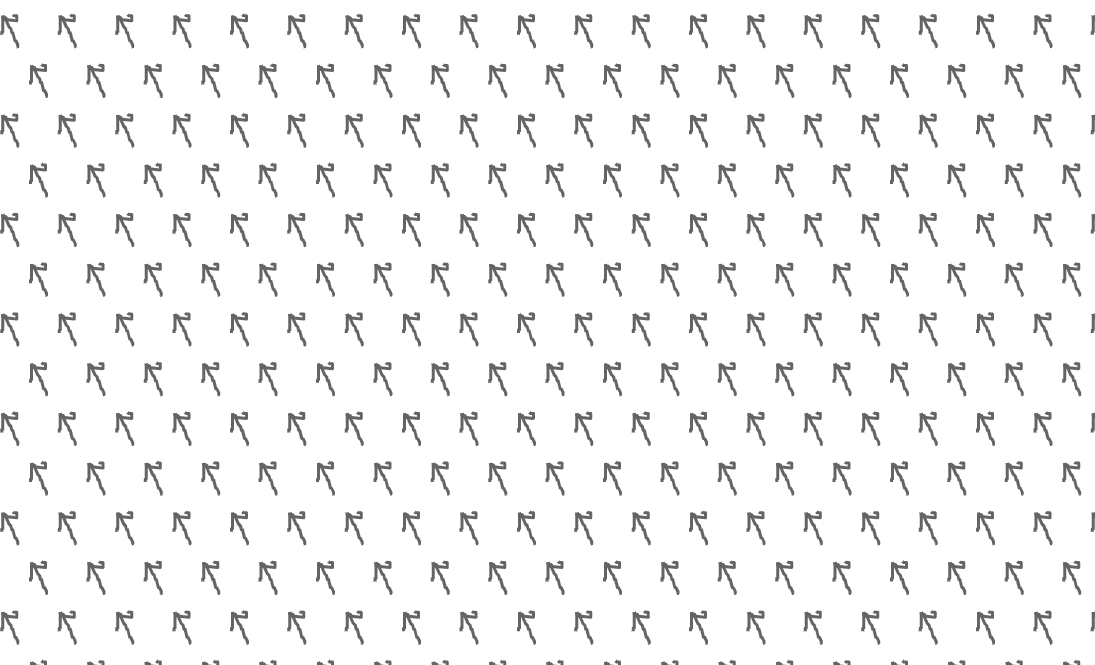
#> input picture studentDemos/images/C1 curly arrow.png, 1095 x 665 px; its folder holds only this picture in this run
$ jupyter execute numpy_fun_dale_edit.ipynb   (shell and % lines are left out)
#> lines starting #> are read from the running program, lines starting #| are printed output that depends on the picture
[cell 1]
import numpy as np
from PIL import Image
import glob

[cell 2]
from ripser import ripser
from persim import plot_diagrams

import matplotlib.pyplot as plt

[cell 3]
img_names = glob.glob('images/*.png')

[cell 4]
img = Image.open(img_names[0])
#> img is the input picture: PIL image 1095x665 RGBA; mean R, G, B, A 243.1, 243.1, 243.1, 255
#img.show()

The function below takes snapshots of the plane that are translations apart. It takes an image (Image), the lens size (int), and the translation vector (tuple) that shifts the plane in the direction of the vector. The function returns a vector of images.

[cell 5]
def translation_snapshot(img, lens_sz, a):
    (x,y)=a
    x=-x #since x and y will shift the crop and not the plane, need to make sure it is going in right direction
    (length, height) = img.size
    (lens_length, lens_height) = lens_sz
    lens_corner_x=length/2.0 - lens_length/2.0 +x
    lens_corner_y=height/2.0 - lens_height/2.0 +y
    ret_img = img.crop((lens_corner_x,lens_corner_y, lens_corner_x+lens_length, lens_corner_y+lens_height))

    #make sure didn't fall off of the image
    (ret_length, ret_height) = ret_img.size
    if (lens_corner_x<0 or lens_corner_y<0 or lens_corner_x+lens_length>length or lens_corner_y+lens_height>height):
        print("lense went off image!")
        return False
    return ret_img

# returns a lense that is a percentage of a certain "bound" -- by default, this is half the image size, and the lense
# is one eighth of the bounding rectangle. Bound should be consistent across interval and lense generation.
# note that the lense can be a rectangle, used to have to be square. Also bound is currently centered around the middle
# of the image as a consequence of the translation_snapshot function, this should propably be changed.
def lense_sizer(img, bound =.5, lense_percentage=.125):
    (length, height) = img.size
    length = length * bound * lense_percentage
    height = height * bound * lense_percentage
    return (length, height)

# creates x and y intervals for the lense to travel across; these intervals are adjacent with no overlap and stay within
# the bounding rectangle. We may want to have overlap or gaps between the intervals if it makes better data.
def interval_sizer(img, lense_size, bound = .5):
    (length, height) = img.size
    (lense_length, lense_height) = lense_size

    intervalx = np.arange(bound * length * -0.5, bound * length * 0.5  ,lense_length)
    intervaly = np.arange(bound * height * -0.5, bound * height * 0.5  ,lense_height)

    return (intervalx, intervaly)

[cell 6]
image_list = []
lens_sz = lense_sizer(img, .70, .25)
#> lens_sz = (191.6, 116.4)
# note that linspace creates 10 even intervals, while arange creates intervals of distance 10 (given 10 as last arg)
degrees = np.arange(0, 360, 10)
(intervalx, intervaly) = interval_sizer(img, lens_sz, .75)
#> in interval_sizer, `(lense_length, lense_height) = lense_size`: lense_length = 191.6; lense_height = 116.4
#> intervalx = [-410.6, -219, -27.38, 164.2, 355.9]; intervaly = [-249.4, -133, -16.62, 99.75, 216.1]
for d in degrees:
    rot = img.rotate(d)
    for x in intervalx:
        for y in intervaly:
            image_list.append(translation_snapshot(rot, lens_sz, (x,y)))
#> this loop made 36 passes
#> pass 1, in translation_snapshot, `ret_img = img.crop((lens_corner_x,lens_corner_y, lens_corner_x+lens_le..`:
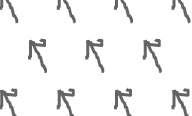
#> ret_img: PIL image 192x116 RGBA; mean R, G, B, A 241.7, 241.7, 241.7, 255
#> pass 1, in translation_snapshot (call 2), `ret_img = img.crop((lens_corner_x,lens_corner_y, lens_corner_x+lens_le..`:
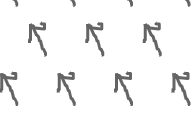
#> ret_img: PIL image 192x117 RGBA; mean R, G, B, A 243.7, 243.7, 243.7, 255
#> pass 1, in translation_snapshot (call 3), `ret_img = img.crop((lens_corner_x,lens_corner_y, lens_corner_x+lens_le..`:
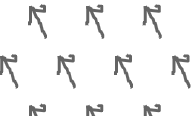
#> ret_img: PIL image 192x116 RGBA; mean R, G, B, A 241.8, 241.8, 241.8, 255
#> pass 1, in translation_snapshot (call 4), `ret_img = img.crop((lens_corner_x,lens_corner_y, lens_corner_x+lens_le..`:
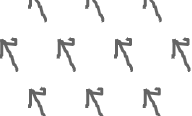
#> ret_img: PIL image 192x116 RGBA; mean R, G, B, A 242.4, 242.4, 242.4, 255
#> after the loop:
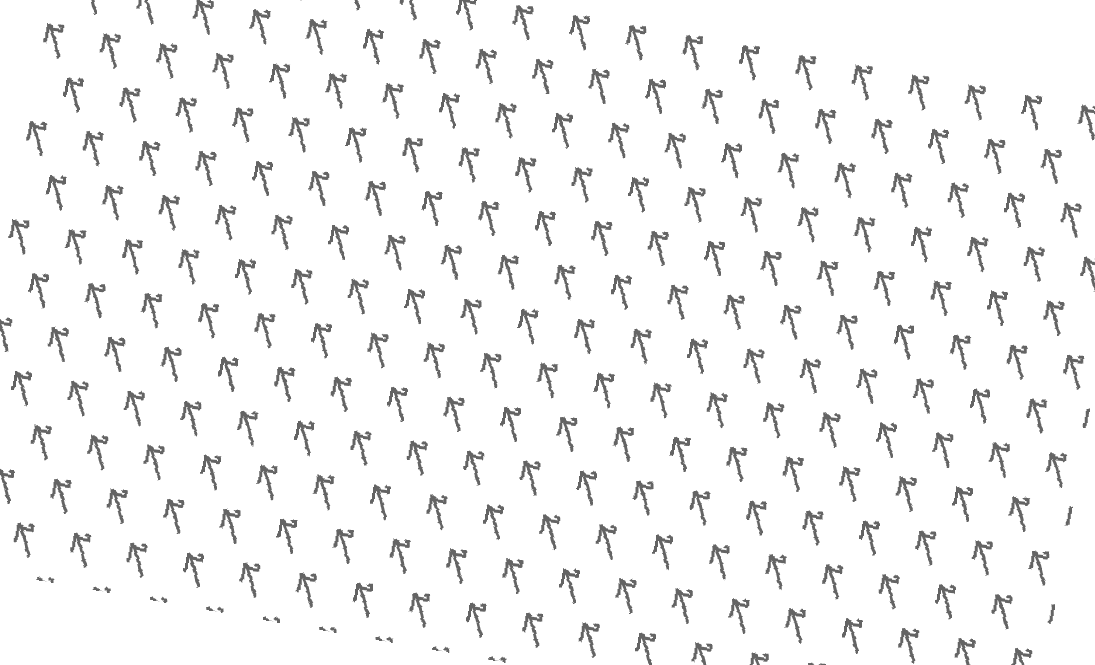
#> rot: PIL image 1095x665 RGBA; mean R, G, B, A 222.4, 222.4, 222.4, 233.4; transparent parts drawn white

[cell 7]
counter = 0

# lense size seems to be off right now
print(image_list[0])
#| <PIL.Image.Image image mode=RGBA size=192x116 at 0x7F8B56DF9910>

for img in image_list:
    img.save("images/dataset/"+str(counter)+".png")
    counter+=1

$ run again, on studentDemos/images/C1arrows.png
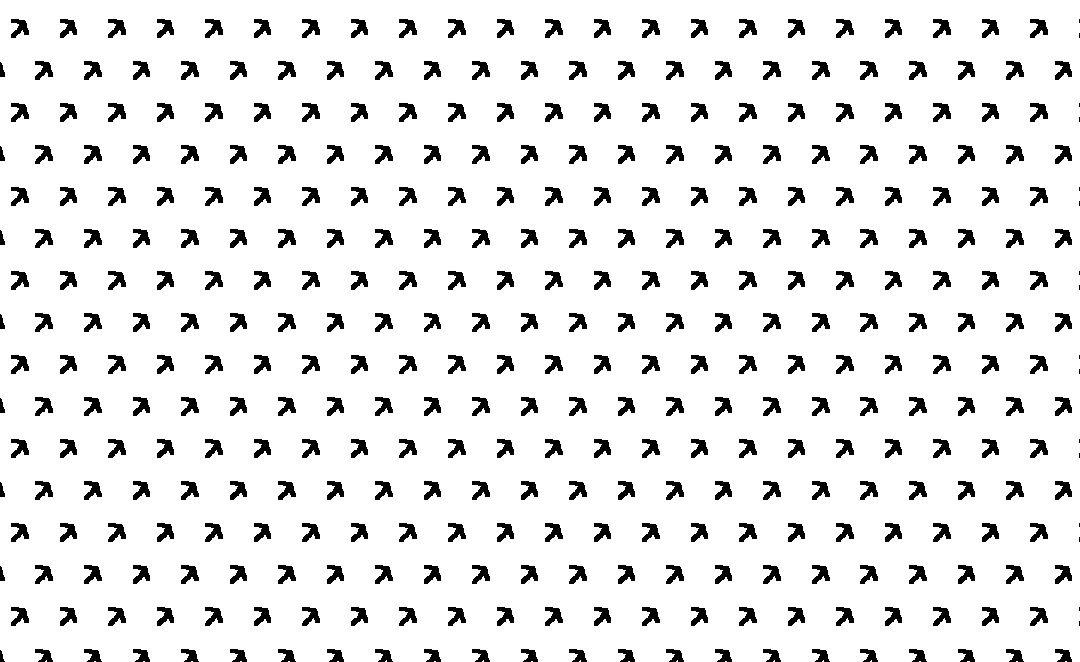
#> input picture studentDemos/images/C1arrows.png, 1080 x 662 px
#> img is the input picture: PIL image 1080x662 P; min 0, max 255, mean 230.6
#> lens_sz = (189, 115.8)
#> lense_length = 189; lense_height = 115.8
#> `(intervalx, intervaly) = interval_sizer(img, lens_sz, .75)`: intervalx = [-405, -216, -27, 162, 351]; intervaly = [-248.2, -132.4, -16.55, 99.3, 215.1]
#> the loop `for d in degrees:` made 36 passes
#> pass 1, in translation_snapshot (call 4), `ret_img = img.crop((lens_corner_x,lens_corner_y, lens_corner_x+lens_le..`:
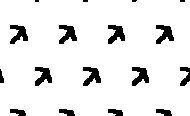
#> ret_img: PIL image 190x116 P; min 0, max 255, mean 233.4
#> after the loop `for d in degrees:`:
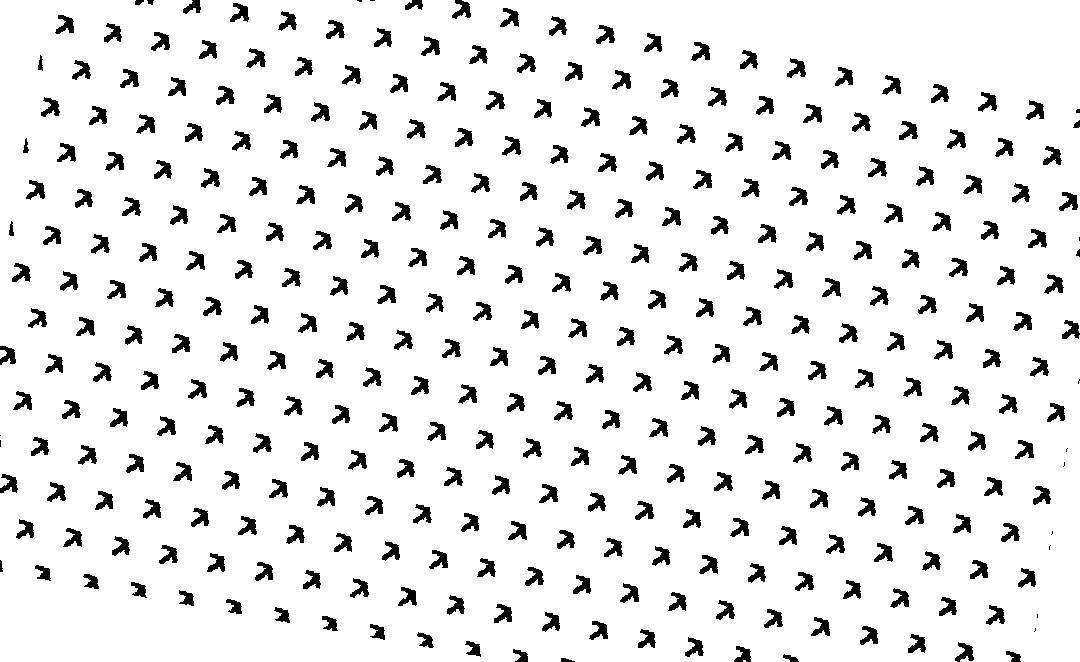
#> rot: PIL image 1080x662 P; min 0, max 255, mean 232.6
#| <PIL.Image.Image image mode=P size=190x116 at 0x7F8B56EB0E90>

$ run again, on studentDemos/images/C1bigarrows.png
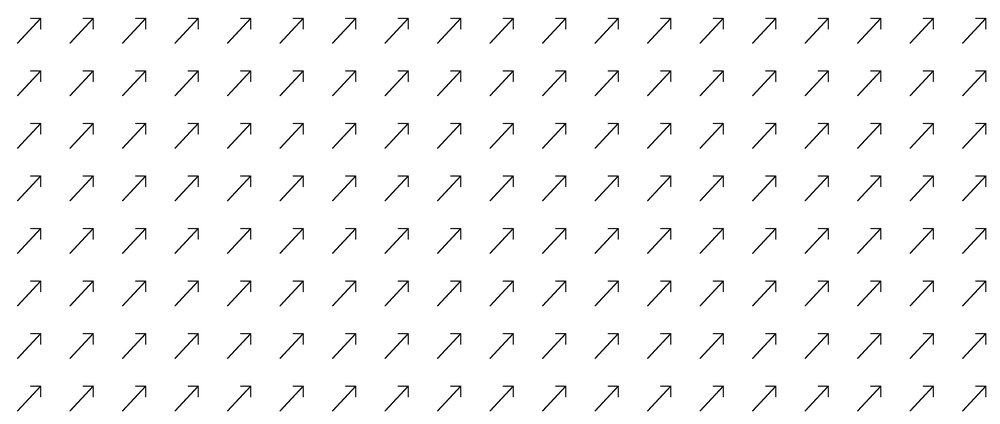
#> input picture studentDemos/images/C1bigarrows.png, 1000 x 424 px, shrunk from 3809 x 1614 before the run
#> img is the input picture: PIL image 1000x424 RGB; min 0, max 255, mean 248.7
#> lens_sz = (175, 74.2)
#> lense_length = 175; lense_height = 74.2
#> `(intervalx, intervaly) = interval_sizer(img, lens_sz, .75)`: intervalx = [-375, -200, -25, 150, 325]; intervaly = [-159, -84.8, -10.6, 63.6, 137.8]
#> the loop `for d in degrees:` made 36 passes
#> pass 1, in translation_snapshot (call 4), `ret_img = img.crop((lens_corner_x,lens_corner_y, lens_corner_x+lens_le..`:
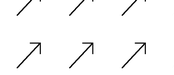
#> ret_img: PIL image 174x75 RGB; min 0, max 255, mean 249.1
#> after the loop `for d in degrees:`:
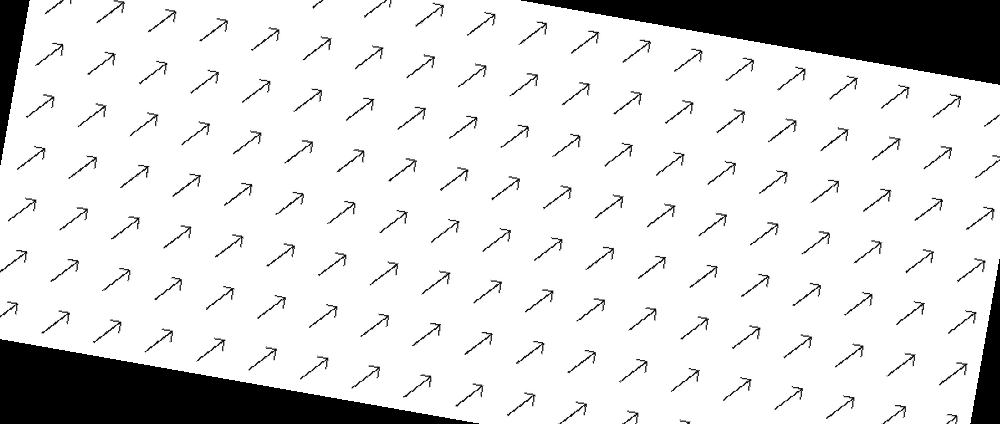
#> rot: PIL image 1000x424 RGB; min 0, max 255, mean 221.7
#| <PIL.Image.Image image mode=RGB size=174x74 at 0x7F8B56433D90>

$ run again, on studentDemos/images/C1medarrows.png
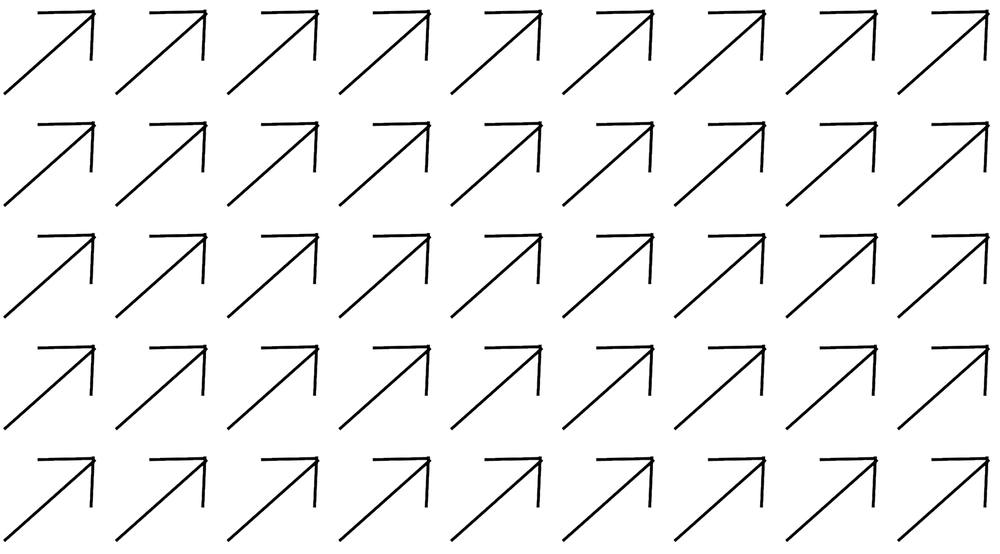
#> input picture studentDemos/images/C1medarrows.png, 1000 x 554 px, shrunk from 1790 x 992 before the run
#> img is the input picture: PIL image 1000x554 RGBA; mean R, G, B, A 241.6, 241.6, 241.6, 254.7
#> lens_sz = (175, 96.95)
#> lense_length = 175; lense_height = 96.95
#> `(intervalx, intervaly) = interval_sizer(img, lens_sz, .75)`: intervalx = [-375, -200, -25, 150, 325]; intervaly = [-207.8, -110.8, -13.85, 83.1, 180]
#> the loop `for d in degrees:` made 36 passes
#> pass 1, in translation_snapshot (call 4), `ret_img = img.crop((lens_corner_x,lens_corner_y, lens_corner_x+lens_le..`:
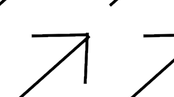
#> ret_img: PIL image 174x97 RGBA; mean R, G, B, A 242.2, 242.2, 242.2, 254.7; transparent parts drawn white
#> after the loop `for d in degrees:`:
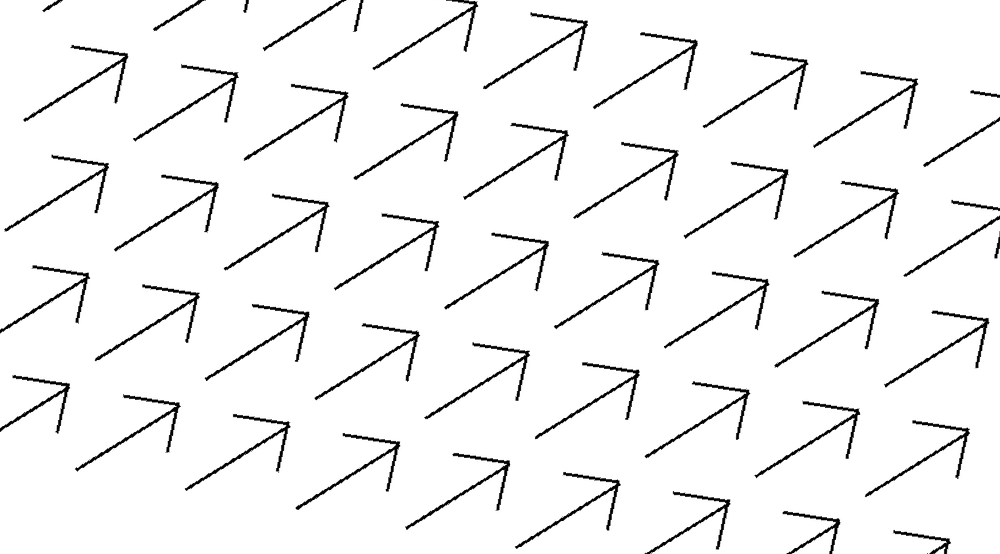
#> rot: PIL image 1000x554 RGBA; mean R, G, B, A 220, 220, 220, 231.9; transparent parts drawn white
#| <PIL.Image.Image image mode=RGBA size=174x97 at 0x7F8B56434AD0>
